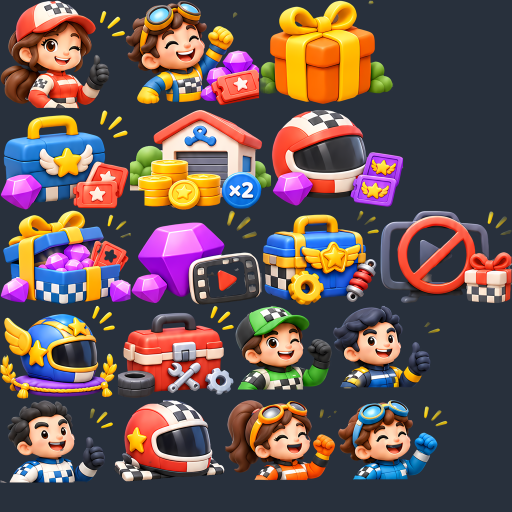
#> input picture Design/AssetPacks/Soft_Miniature_Shop_Horizontal_v1/qa-atlas-0.png, 1024 x 1024 px, given in place of qa-atlas-0.png.png, which was not available (shown at 1/2 size)
$ python fill_holes.py qa-atlas-0.png
#> lines starting #> are read from the running program, lines starting #| are printed output that depends on the picture; after the words box and inside, x2 and y2 are one past the last pixel; in counts of white or black regions, pixels touching at a corner belong together
"""Close small gaps then fill enclosed transparent holes in alpha (RGB is untouched)."""
import sys
from pathlib import Path
from PIL import Image,ImageFilter
from collections import deque
D=Path(__file__).parent/'sprites/illustrations_x2'
def fill(name,close=5):
#> called with name = 'qa-atlas-0.png', close = 5
    im=Image.open(D/f'{name}.png').convert('RGBA');a=im.getchannel('A')
#> after `a = im.getchannel('A')`: a: PIL image 1024x1024 L; every value is 255
    pad=close*2;w,h=a.size
#> after `w, h = a.size`: w = 1024; h = 1024
    big=Image.new('L',(w+pad*2,h+pad*2),0);big.paste(a,(pad,pad))
#> after `big = Image.new('L', (w + pad * 2, h + pad * 2), 0)`: big: PIL image 1044x1044 L; every value is 0
#> after `big.paste(a, (pad, pad))`:
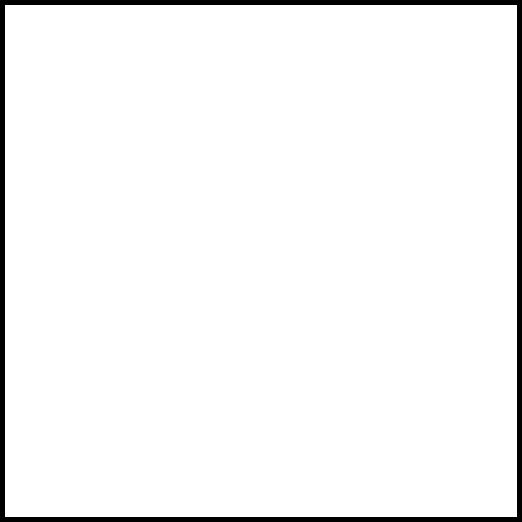
#> big: PIL image 1044x1044 L (shown at 1/2 size); 96.2% white; 1 black region, box (x1, y1, x2, y2) and area: (0, 0, 1044, 1044) 41360
    sol=big.point(lambda v:255 if v>60 else 0)
    k=close*2+1;closed=sol.filter(ImageFilter.MaxFilter(k)).filter(ImageFilter.MinFilter(k))
    W,H=closed.size;cp=closed.load();seen=bytearray(W*H);q=deque([(0,0)]);seen[0]=1
#> after `W, H = closed.size`: W = 1044; H = 1044
    while q:
        x,y=q.popleft()
        for nx,ny in((x+1,y),(x-1,y),(x,y+1),(x,y-1)):
            if 0<=nx<W and 0<=ny<H and not seen[ny*W+nx] and cp[nx,ny]==0:seen[ny*W+nx]=1;q.append((nx,ny))
    ap=big.load();bp=big.copy().load();out=big.copy();op=out.load()
    for y in range(H):
        for x in range(W):
            if not seen[y*W+x] and ap[x,y]<255:op[x,y]=255
    # gaps sealed by closing but connected to outside stay as-is; only enclosed holes are filled
    out=out.crop((pad,pad,pad+w,pad+h));im.putalpha(out);im.save(D/f'{name}.png');print(name,'filled')
#| qa-atlas-0.png filled
for n in sys.argv[1:]:fill(n)

$ run again, on Design/AssetPacks/Soft_Miniature_Shop_Horizontal_v1/qa-fixed6.png
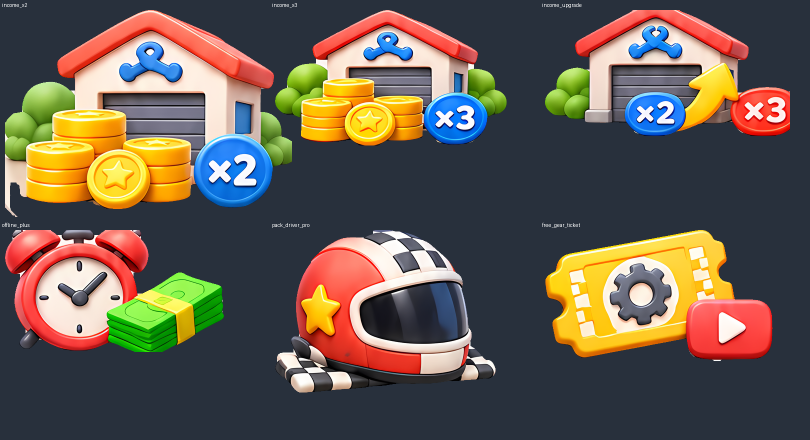
#> input picture Design/AssetPacks/Soft_Miniature_Shop_Horizontal_v1/qa-fixed6.png, 1620 x 880 px, given in place of qa-fixed6.png.png, which was not available (shown at 1/2 size)
#> a: PIL image 1620x880 L; every value is 255
#> big: PIL image 1640x900 L; every value is 0
#> in fill, `big.paste(a, (pad, pad))`:
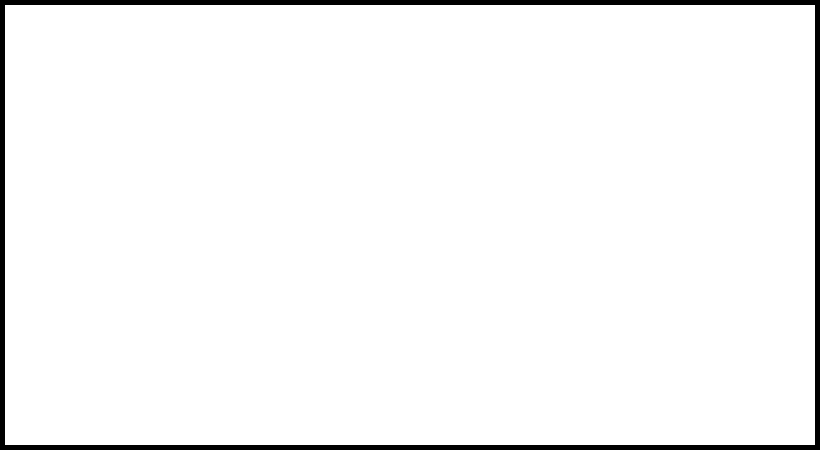
#> big: PIL image 1640x900 L (shown at 1/2 size); 96.6% white; 1 black region, box (x1, y1, x2, y2) and area: (0, 0, 1640, 900) 50400
#| qa-fixed6.png filled
